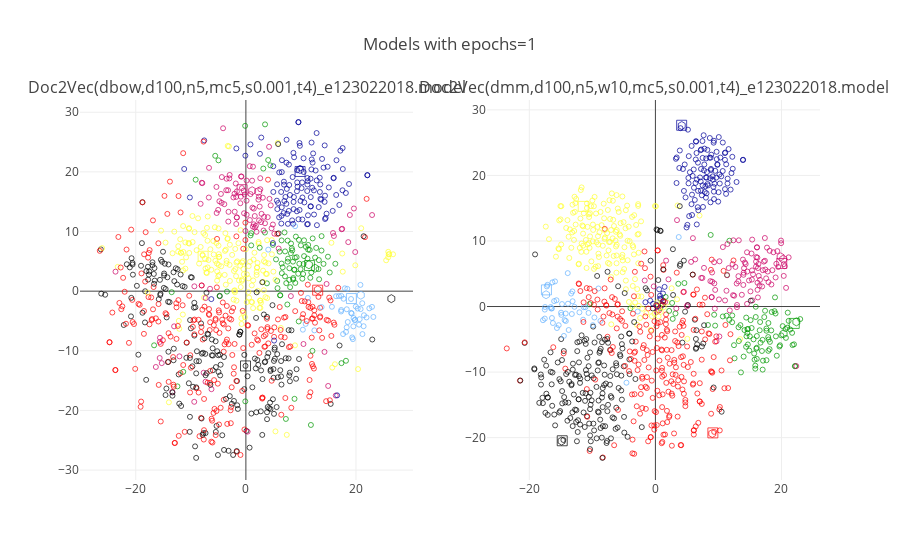

Notebook source saved alongside this figure:
### Markdown cell above
## t-SNE plots (t-distributed stochastic neighbor embedding)

an algorithm to reduce number of dimensions

### Code cell
pyoff.iplot(fig1, filename='tsnePlot1_epochs1')

import matplotlib.pyplot as plt
f, (ax1, ax2) = plt.subplots(1, 2, sharey=True)
#ax1.plot(x, y)
#ax1.set_title('Sharing Y axis')
#ax2.scatter(x, y)
#plt.figure(num=None, figsize=(10, 8))  # set the figure size

markers = [".", "s", "h"]
for i, c in enumerate(np.unique(candidate_data['symbol2'])):
    ax1.scatter(X_tsne1[:,0][candidate_data['symbol2']==c], X_tsne1[:, 1][candidate_data['symbol2']==c], c=candidate_data['color2'][candidate_data['symbol2']==c], marker=markers[i])
    ax1.set_title('dbow')
    
for i, c in enumerate(np.unique(candidate_data['symbol2'])):
    ax2.scatter(X_tsne2[:,0][candidate_data['symbol2']==c], X_tsne2[:, 1][candidate_data['symbol2']==c], c=candidate_data['color2'][candidate_data['symbol2']==c], marker=markers[i])
    ax2.set_title('dmm')
#plt.scatter(X_tsne1[:, 0], X_tsne1[:, 1], c=candidate_data['color2'], marker=candidate_data.symbol2)
f.suptitle('candidate and party vectors')
#f.text(0.5, 0.8, "1 Epoch", size=10,
#         ha="center", va="center",
#         bbox=dict(boxstyle="round",
#                   ec=(1., 0.5, 0.5),
#                   fc=(1., 0.8, 0.8),
#                   )
#         )
f.show()
f.savefig('tsne_e1.pdf', format='pdf', orientation='landscape')

### Figure 1 — Plotly figure (JSON) as saved in the notebook; plotly's stock layout.template omitted (floating-point values rounded to 4 significant figures; data arrays with more than 128 entries replaced by an {"elided": "..."} marker saying what was removed)
{"data": [{"marker": {"color": {"elided": "1008 str values"}, "line": {"color": "black", "width": 1}, "showscale": false, "size": {"elided": "1008 int values"}, "symbol": {"elided": "1008 int values"}}, "mode": "markers", "text": {"elided": "1008 str values"}, "type": "scatter", "x": {"elided": "1008 float values"}, "xaxis": "x1", "y": {"elided": "1008 float values"}, "yaxis": "y1"}, {"marker": {"color": {"elided": "1008 str values"}, "line": {"color": "black", "width": 1}, "showscale": false, "size": {"elided": "1008 int values"}, "symbol": {"elided": "1008 int values"}}, "mode": "markers", "text": {"elided": "1008 str values"}, "type": "scatter", "x": {"elided": "1008 float values"}, "xaxis": "x2", "y": {"elided": "1008 float values"}, "yaxis": "y2"}], "layout": {"annotations": [{"font": {"size": 16}, "showarrow": false, "text": "Doc2Vec(dbow,d100,n5,mc5,s0.001,t4)_e123022018.model", "x": 0.225, "xanchor": "center", "xref": "paper", "y": 1, "yanchor": "bottom", "yref": "paper"}, {"font": {"size": 16}, "showarrow": false, "text": "Doc2Vec(dmm,d100,n5,w10,mc5,s0.001,t4)_e123022018.model", "x": 0.775, "xanchor": "center", "xref": "paper", "y": 1, "yanchor": "bottom", "yref": "paper"}], "showlegend": false, "title": "Models with epochs=1", "xaxis1": {"anchor": "y1", "domain": [0, 0.45]}, "xaxis2": {"anchor": "y2", "domain": [0.55, 1]}, "yaxis1": {"anchor": "x1", "domain": [0, 1]}, "yaxis2": {"anchor": "x2", "domain": [0, 1]}}}
